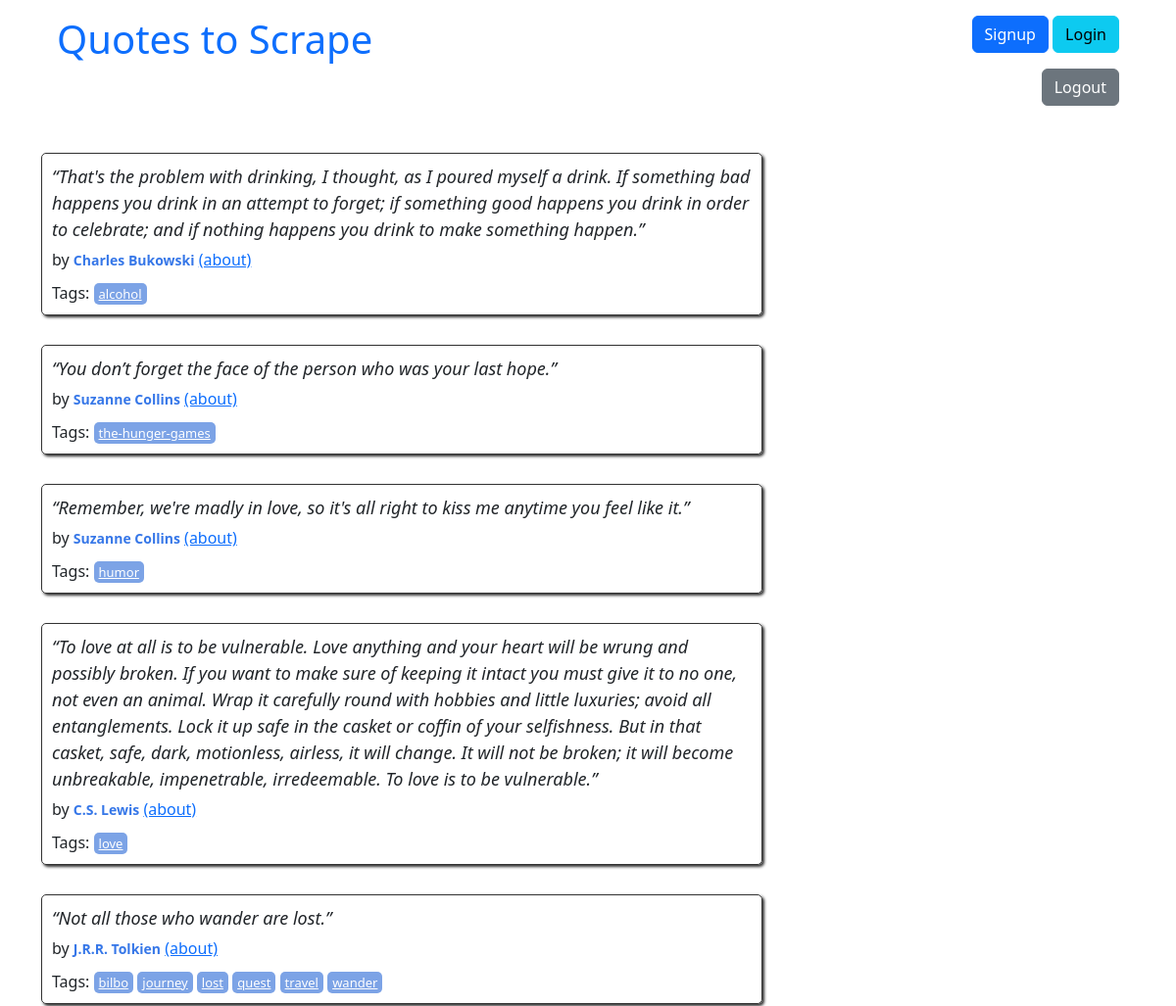
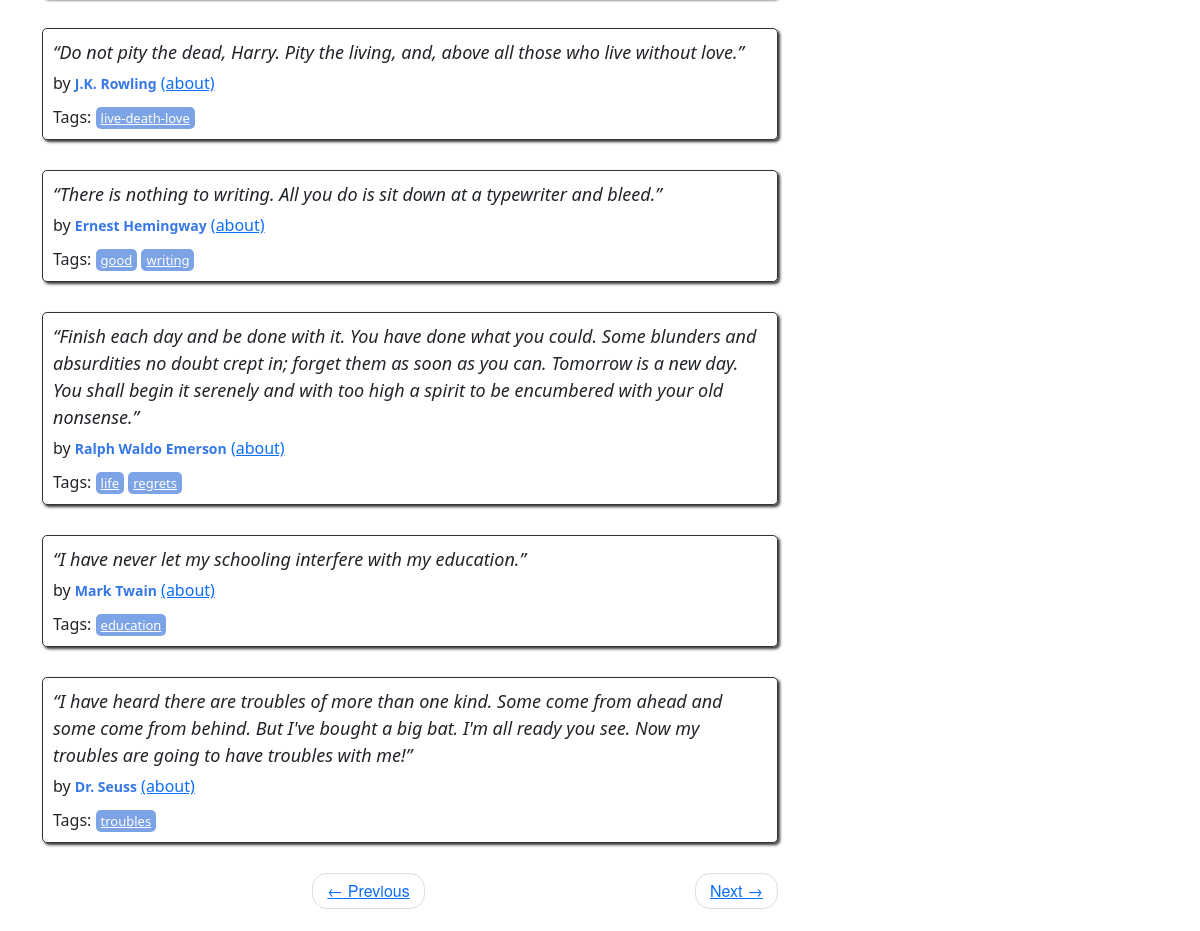
Page /quotes/7/ on the committed database (2 pictures, top to bottom).
### quotes/models.py (models this page shows, shortened)
class Quote(models.Model):
    quote = models.TextField()
    tags = models.ManyToManyField(Tag)
    author = models.ForeignKey(Author, on_delete=models.CASCADE, default=None,null=True)
    created_at = models.DateTimeField(auto_now_add=True)

class Author(models.Model):
    fullname = models.CharField(max_length=50)
    born_date = models.CharField(max_length=50)
    born_location = models.CharField(max_length=150)
    description = models.TextField()
    created_at = models.DateTimeField(auto_now_add=True)

class Tag(models.Model):
    name = models.CharField(max_length=30, null=False, unique=True)

### quotes/views.py (the view)
# urls.py: path('', views.main, name='root'),  # Главная страница
def main(request, page=1):
    quotes = Quote.objects.select_related('author').all()  # Загружаем цитаты вместе с авторами
    per_page = 10
    paginator = Paginator(quotes, per_page)
    try:
        quotes_on_page = paginator.page(page)
    except:
        raise Http404("Page not found")
    return render(request, 'quotes/index.html', context={'quotes': quotes_on_page})

### quotes/templates/quotes/index.html
{% extends 'quotes/base.html' %}
{% load extract %}
{% block content %}
<div class="row">
    <div class="col-md-8">
        {% for quote in quotes %}
        <div class="quote" itemscope="" itemtype="http://schema.org/CreativeWork">
                <span class="text" itemprop="text">
                    {{quote.quote}}
                </span>
                <span>by <small class="author" itemprop="author">{{ quote.author.fullname }}</small>
                    <a href="/author/{{ quote.author.id }}">(about)</a>
                </span>
            <div class="tags">
                Tags:
                {% for tag in quote.tags.all %}
                <a class="tag" href="{% url 'quotes:tag_detail' tag.name %}">{{tag.name}}</a>
                {% endfor %}
            </div>
        </div>
        {% endfor %}
        <nav>
            <ul class="pager">
                <li class="previous">
                    <a class="{% if not quotes.has_previous %} disabled {% endif %}"
                       href="{% if quotes.has_previous %} {% url 'quotes:root_paginate' quotes.previous_page_number %} {% else %} # {% endif %}">
                        <span aria-hidden="true">←</span> Previous</a>
                </li>
                <li class="next">
                    <a class="{% if not quotes.has_next %} disabled {% endif %}"
                       href="{% if quotes.has_next %} {% url 'quotes:root_paginate' quotes.next_page_number %} {% else %} # {% endif %}">
                        Next <span aria-hidden="true">→</span></a>
                </li>
            </ul>
        </nav>
    </div>
</div>
{% endblock %}

### quotes/static/quotes/style.css (style rules this page uses)
.quote { padding: 10px; margin-bottom: 30px; border: 1px solid #333333; border-radius: 5px; box-shadow: 2px 2px 3px #333333; }
.quote span.text { display: block; margin-bottom: 5px; font-size: large; font-style: italic; }
.quote small.author { font-weight: bold; color: #3677E8; }
.quote .tags { margin-top: 10px; }
.tag { padding: 2px 5px; border-radius: 5px; color: white; font-size: small; background-color: #7CA3E6; }
.pager { font-family: "Raleway","Helvetica Neue",Helvetica,Arial,sans-serif; }
.pager { padding-left: 0; margin: 22px 0; list-style: none; text-align: center; }
.pager li { display: inline; }
.pager .next>a, .pager .next>span { float: right; }
.pager li>a, .pager li>span { display: inline-block; padding: 5px 14px; background-color: #ffffff; border: 1px solid #dddddd; border-radius: 15px; }

### rows in the picture
Quote: quote "“That's the problem with drinking, I thought, as I poured myself a drink. If something bad happens you drink in an attempt to forget; if something good happens you drink in order to celebrate; and if nothing happens you drink to make something happen.”", author.fullname "Charles Bukowski"
Tag: name "alcohol"
Quote: quote "“You don’t forget the face of the person who was your last hope.”", author.fullname "Suzanne Collins"
Tag: name "the-hunger-games"
Quote: quote "“Remember, we're madly in love, so it's all right to kiss me anytime you feel like it.”", author.fullname "Suzanne Collins"
Tag: name "humor"
Quote: quote "“To love at all is to be vulnerable. Love anything and your heart will be wrung and possibly broken. If you want to make sure of keeping it intact you must give it to no one, not even an animal. Wrap it carefully round with hobbies and little luxuries; avoid all entanglements. Lock it up safe in the casket or coffin of your selfishness. But in that casket, safe, dark, motionless, airless, it will change. It will not be broken; it will become unbreakable, impenetrable, irredeemable. To love is to be vulnerable.”", author.fullname "C.S. Lewis"
Tag: name "love"
Quote: quote "“Not all those who wander are lost.”", author.fullname "J.R.R. Tolkien"
Tag: name "bilbo"
Tag: name "journey"
Tag: name "lost"
Tag: name "quest"
Tag: name "travel"
Tag: name "wander"
Quote: quote "“Do not pity the dead, Harry. Pity the living, and, above all those who live without love.”", author.fullname "J.K. Rowling"
Tag: name "live-death-love"
Quote: quote "“There is nothing to writing. All you do is sit down at a typewriter and bleed.”", author.fullname "Ernest Hemingway"
Tag: name "good"
Tag: name "writing"
Quote: quote "“Finish each day and be done with it. You have done what you could. Some blunders and absurdities no doubt crept in; forget them as soon as you can. Tomorrow is a new day. You shall begin it serenely and with too high a spirit to be encumbered with your old nonsense.”", author.fullname "Ralph Waldo Emerson"
Tag: name "life"
Tag: name "regrets"
Quote: quote "“I have never let my schooling interfere with my education.”", author.fullname "Mark Twain"
Tag: name "education"
Quote: quote "“I have heard there are troubles of more than one kind. Some come from ahead and some come from behind. But I've bought a big bat. I'm all ready you see. Now my troubles are going to have troubles with me!”", author.fullname "Dr. Seuss"
Tag: name "troubles"
